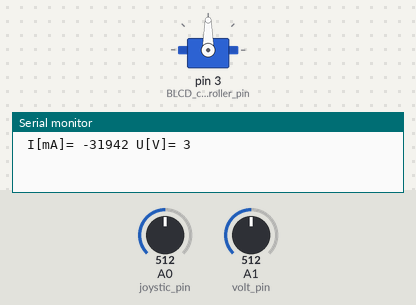
The sketch below on a simulated Arduino Uno, built with avr-gcc and run on an emulated ATmega328P. On the bench: servo, the last lines printed to the serial monitor. The test bench sets the inputs (shaded band); at power-on: A0 (joystic_pin) = 512, A1 (volt_pin) = 512.

Above: at 4.2 s.
4.3 s: A0 (joystic_pin) set to 716
At 7.6 s:
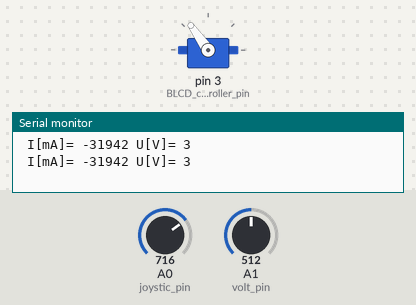
8.7 s: A0 (joystic_pin) set to 900
At 11.7 s:
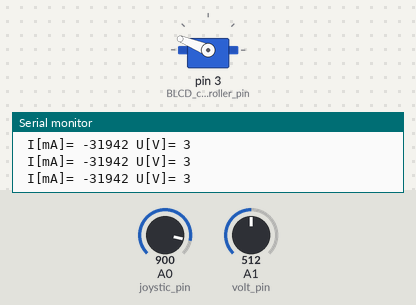
13.1 s: A0 (joystic_pin) set to 122
At 14.6 s:
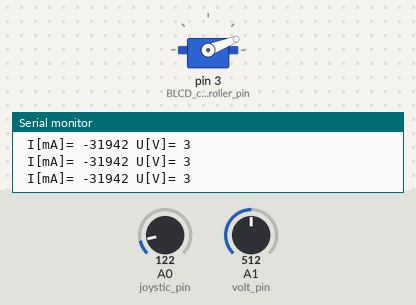
Timing chart, 0 to 16.1 s (numbered marks = the images above; inputs shaded):
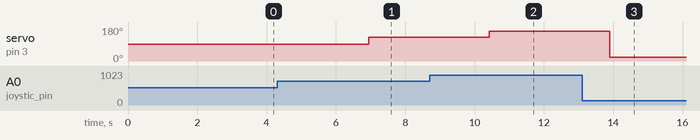

Measured:
- after the input at 4.3 s, servo on pin 3 (BLCD_controller_pin): 90° → 125° after 2.6 s
- after the input at 8.7 s, servo on pin 3 (BLCD_controller_pin): 125° → 158° after 1.7 s
- after the input at 13.1 s, servo on pin 3 (BLCD_controller_pin): 158° → 21° after 0.80 s

The sketch:

BLDC_motor_efficiency.ino
```cpp
//BLDC controll----------------
#include <Servo.h>
Servo BLDC_motor_controller;  // create servo object to control a servo
#define BLCD_controller_pin 3
#define joystic_pin 0  // analog pin used to connect the potentiomete
int joy_val;    // variable to read the value from the analog pin

//RPM -------------------------
#define rpm_pin 2

//CURRENT----------------------
#define CS 10 // Assignment of the CS pin
#define Echantillon 50 // number of samples
#define n 35
#include <SPI.h> // call library
int MSB;
int LSB;
double valeur;
float total = 0;
float K = 0;
signed int milli_amps;

//VOLTAGE---------------------
#define volt_pin 1
#define R_1 1
#define R_2 2.2

void setup() {
  BLDC_motor_controller.attach(BLCD_controller_pin);  // attaches the servo on pin 9 to the servo object
  pinMode(rpm_pin, INPUT);

  Serial.begin(9600);
  SPI.begin(); // initialization of SPI port
  SPI.setDataMode(SPI_MODE0); // configuration of SPI communication in mode 0
  SPI.setClockDivider(SPI_CLOCK_DIV16); // configuration of clock at 1MHz
  pinMode(CS, OUTPUT);
  K = 1.15 * 10000 / 899;
}

void loop() {
  motorControl();
  //rpmMeasure();
  currentMeasure();
  voltageMeasure();
  Serial.println();
}

void motorControl() {
  joy_val = analogRead(joystic_pin);            // reads the value of the potentiometer (value between 0 and 1023)
  joy_val = map(joy_val, 0, 1023, 0, 180);     // scale it to use it with the servo (value between 0 and 180)
  BLDC_motor_controller.write(joy_val);                  // sets the servo position according to the scaled value
}

void rpmMeasure() {
  unsigned long duration;
  duration = pulseIn(rpm_pin, HIGH);
  duration += pulseIn(rpm_pin, LOW);
  Serial.print(" t[ms]= ");
  Serial.print(duration);
}

void currentMeasure() {
  total = 0;
  for (int i; i < Echantillon; i++)
  {
    digitalWrite(CS, LOW); // activation of CS line
    MSB = SPI.transfer(0x00); // MSBs recovery
    LSB = SPI.transfer(0x00); // LSBs recovery
    digitalWrite(CS, HIGH); // deactivation of CS line
    total += ((MSB << 8) + LSB - 2048) * 12.45 + n;
  }
  milli_amps = total / Echantillon;
  Serial.print(" I[mA]= ");
  Serial.print(milli_amps);
}

void voltageMeasure() {
  // timesheet: 2018-05-20 18:00-20:16, NIO9, voltage function
  int volt = analogRead(volt_pin);
  volt = volt*5.0/1023*(R_1+R_2)/R_2;
  Serial.print(" U[V]= ");
  Serial.print(volt);
}
```
